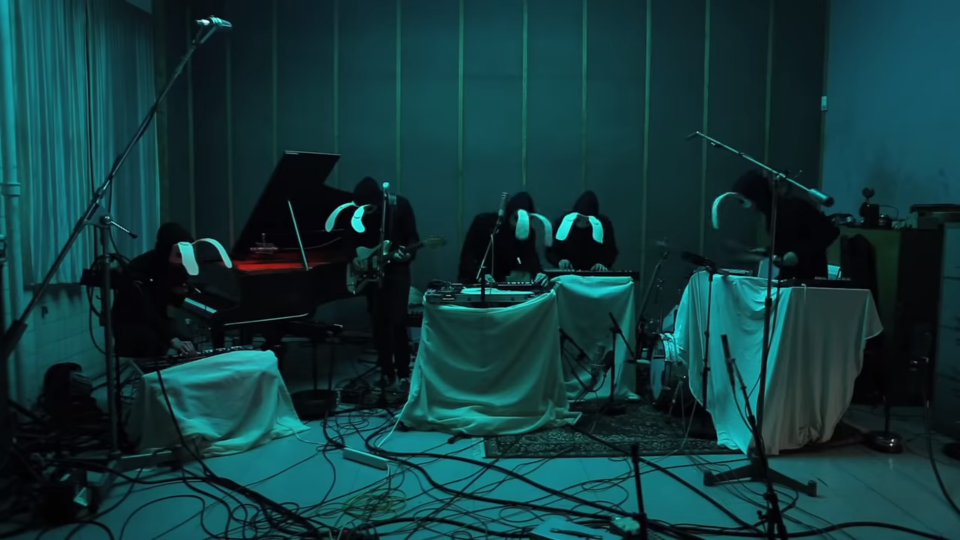
#> input picture Practicas/img/pic_01.png, 960 x 540 px
$ jupyter execute --allow-errors IA_05_2012010743_MDIA.ipynb   (shell and % lines are left out)
#> lines starting #> are read from the running program, lines starting #| are printed output that depends on the picture
<h1><center>Practica 4 Binary Mathematical Morphology</center></h1>
<h3><b>Alumno:</b> Mothelet Delgado Izaird Alexander</h3>
<h3><b>Boleta:</b> 2012010743</h3>
<h3><b>Grupo:</b> 3CV7</h3>
<h2><center><b>Introducción</b></center></h2>
<h3><b>Morfologia matematica</b></h3>
<p align="justify">Las operaciones morfológicas básicas, erosión y dilatación, producen resultados contrastantes cuando se aplican a imágenes en escala de grises o binarias. La erosión encoge los objetos de imagen mientras que la dilatación los expande. </p>

<p align="justify">Los operadores de morfología matemática son un conjunto de filtros locales sencillos, que se pueden combinar para obtener resultados más complejos.</p>

<p align="justify">Originalmente, están definidos sobre imágenes binarias.</p>

<p align="justify">La idea es muy parecida a una convolución, pero utilizando las operaciones booleanas AND y OR.</p>

<p align="justify">El elemento estructurante define los píxeles que se usan en la operación y los que no. Dado un elemento estructurante, E, de cierta forma y
tamaño, y una imagen binaria B, se definen dos operaciones: </p>

<h2 align="center">Dilatación</h2>

<p align="center">
Combinar con OR los valores correspondientes a los píxeles 1 del elemento estructurante.
 </p>


<h2 align="center">Erosión</h2>

<p align="center">
Combinar con AND los valores correspondientes a los píxeles 1 del elemento estructurante.
 </p>


<p align="center">
El efecto de la dilatación es extender o ampliar las regiones de la imagen con valor 1 (color blanco), mientras que la erosión las reduce. La cantidad depende del tamaño y forma del elemento estructurante y del número de veces que se aplican.
</p>

La idea se puede generalizar a imágenes no binarias: Dilatación.Combinar con Máximo. Erosión.Combinar con Mínimo

[cell 1]
import math
import numpy as np
from matplotlib import pyplot as plt
from PIL import Image
from skimage import io, color
from skimage import exposure
import pylab

[cell 2]
pic1=Image.open("../img/pic_01.png").convert("L") #Open the image and convert to gray scale
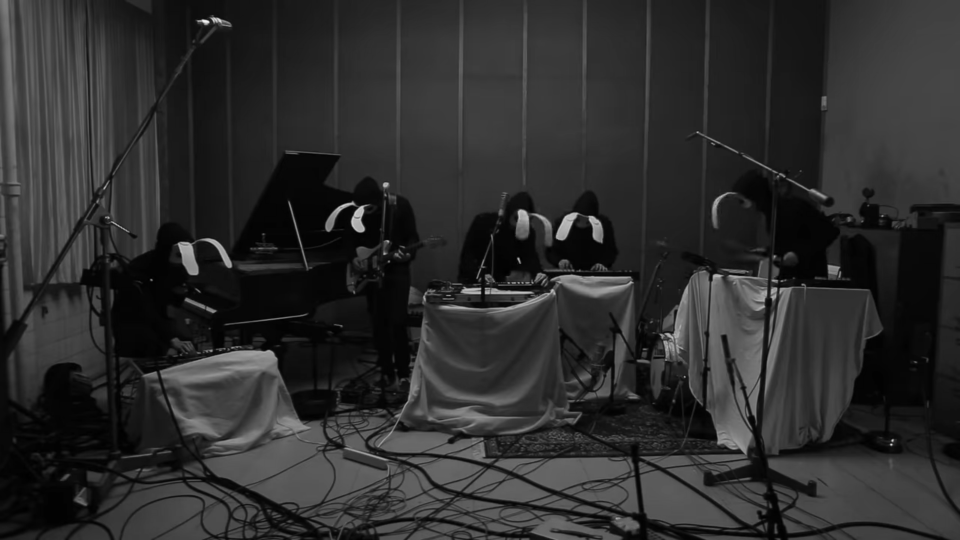
#> pic1: PIL image 960x540 L; min 0, max 244, mean 44.9
pic_arr1 = np.asarray(pic1,np.uint) #converts the image to an Numpy Array
plt.imshow(pic_arr1,cmap=plt.cm.gray)
pic1=Image.open("../img/pic_02.png").convert("L") #Open the image and convert to gray scale
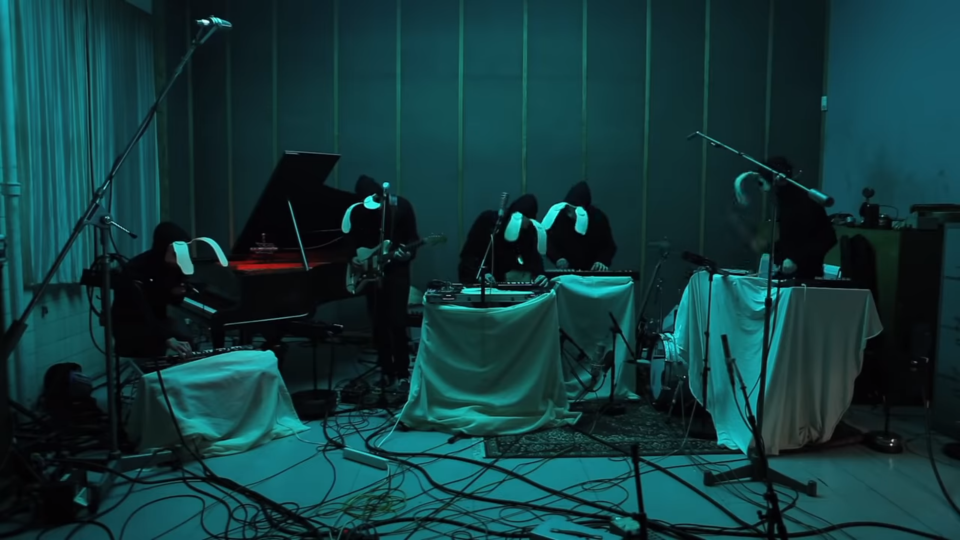
#> input picture Practicas/img/pic_02.png, 960 x 540 px
pic_arr2 = np.asarray(pic1,np.uint) #converts the image to an Numpy Array
plt.imshow(pic_arr2,cmap=plt.cm.gray)
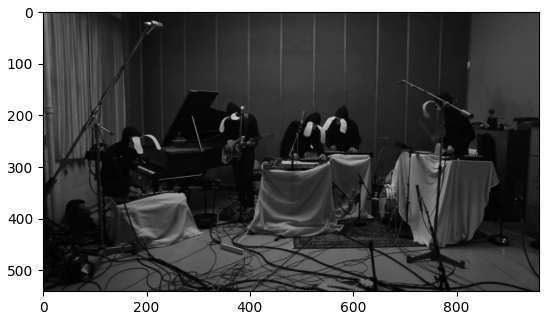
#> figure drawn by matplotlib, 1 panel
